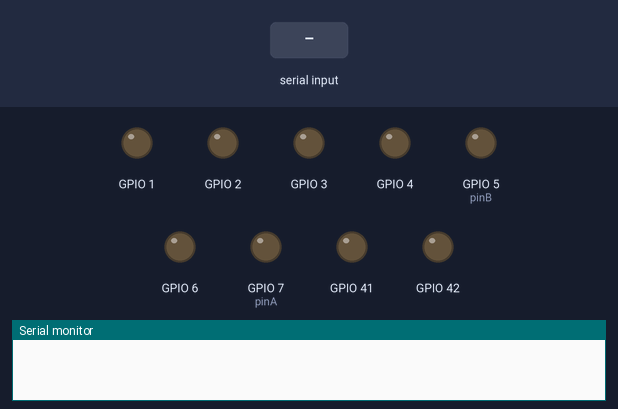
Simulated run of this program. Board: ESP32-S3. On the bench: output pins drawn as LEDs (lit = HIGH), the last lines printed to the serial monitor. Inputs (shaded band) come from the test bench.

Above: at 1.2 s.
1.3 s: "f\n" received over Serial
At 2.3 s:
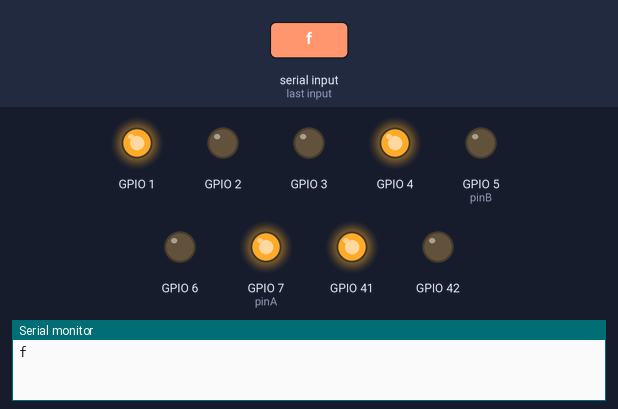
2.8 s: "b\n" received over Serial
At 3.4 s:
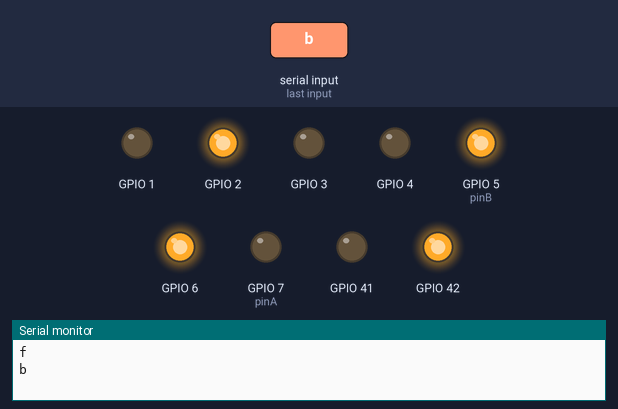
4.3 s: "l\n" received over Serial
At 4.6 s:
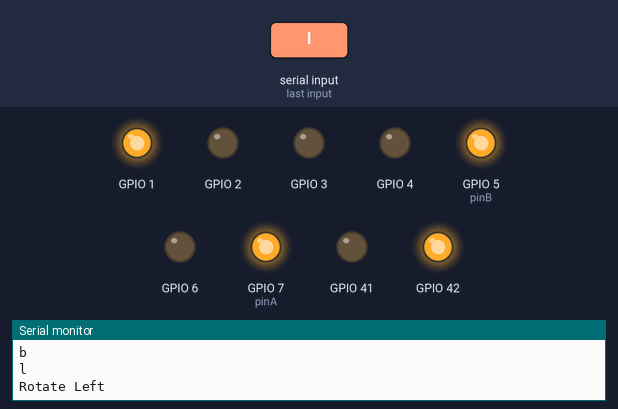
5.8 s: "r\n" received over Serial
At 6.9 s:
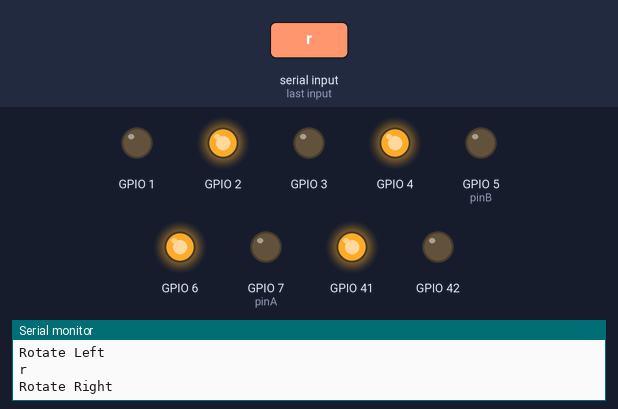
7.3 s: "c\n" received over Serial
At 8.1 s:
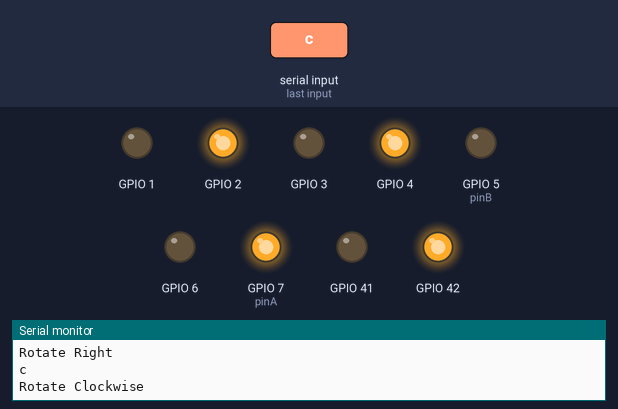
8.8 s: "o\n" received over Serial
At 9.2 s:
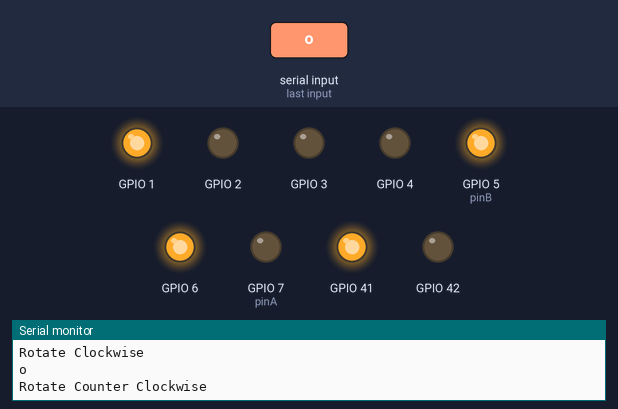
Timing chart, 0 to 11.3 s (numbered marks = the images above; inputs shaded):
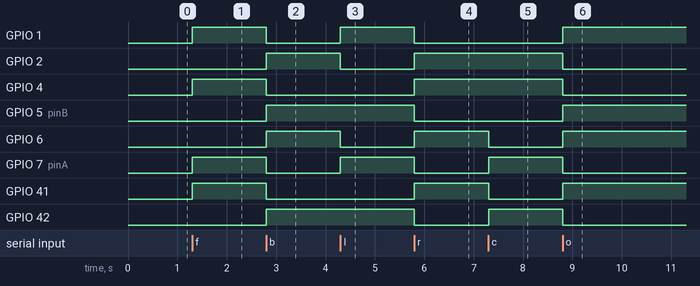

The program:

main.cpp
```cpp
#include <Arduino.h>
#include <drive.h>

void setup()
{
  Serial.begin(115200);
  Serial.setTimeout(100);
}

void Stop()
{
  arm.stop();
  leftFront.stop();
  leftBack.stop();
  rightFront.stop();
  rightBack.stop();
  Serial.println("STOP");
  delay(500);
}

void readSerial()
{
  if (Serial.available())
  {
    String s = Serial.readStringUntil('\n');
    s.trim();
    char op = s[0];
    Serial.println(op);

    if (op == 'f')
    {
      MoveFwd(defaultSpeed);
    }
    else if (op == 'b')
    {
      MoveBack(defaultSpeed);
    }
    else if (op == 'l')
    {
      MoveLeft(defaultSpeed);
    }
    else if (op == 'r')
    {
      MoveRight(defaultSpeed);
    }
    else if (op == 'c')
    {
      RotateClockwise(defaultSpeed);
    }
    else if (op == 'o')
    {
      RotateCounterClockwise(defaultSpeed);
    }

    else if (op == 'u')
    {
      LiftArm(defaultSpeed);
    }
    else if (op == 'd')
    {
      LowerArm(defaultSpeed);
    }
    else if (op == 'a')
    {
      ArmClockwise(defaultSpeed);
    }
    else if (op == 'd')
    {
      ArmCounterClockwise(defaultSpeed);
    }
    else if (op == 'e')
    {
      rotate.setEnable(!rotate.enable);
    }

    else if (op == 's')
    {
      Stop();
    }
  }
}

void loop()
{
  readSerial();
}
```

drive.h
```cpp
#include <Arduino.h>
#include <motor.h>
#include <stepper.h>

Motor rightFront(1, 2);
Motor rightBack(41, 42);

Motor leftFront(4, 5);
Motor leftBack(7, 6);

Motor arm(1, 2);
Stepper rotate(1, 2, 3);

int defaultSpeed = 255;

void MoveFwd(int speed)
{
  rightFront.move(speed, 1);
  rightBack.move(speed, 1);
  leftFront.move(speed, 1);
  leftBack.move(speed, 1);
}

void MoveBack(int speed)
{
  rightFront.move(speed, 0);
  rightBack.move(speed, 0);
  leftFront.move(speed, 0);
  leftBack.move(speed, 0);
}

void MoveRight(int speed)
{
  rightFront.move(speed, 0);
  rightBack.move(speed, 1);
  leftFront.move(speed, 1);
  leftBack.move(speed, 0);
  Serial.println("Rotate Right");
}

void MoveLeft(int speed)
{
  rightFront.move(speed, 1);
  rightBack.move(speed, 0);
  leftFront.move(speed, 0);
  leftBack.move(speed, 1);
  Serial.println("Rotate Left");
}

void RotateClockwise(int speed)
{
  rightFront.move(speed, 0);
  rightBack.move(speed, 0);
  leftFront.move(speed, 1);
  leftBack.move(speed, 1);

  Serial.println("Rotate Clockwise");
}

void RotateCounterClockwise(int speed)
{
  rightFront.move(speed, 1);
  rightBack.move(speed, 1);
  leftFront.move(speed, 0);
  leftBack.move(speed, 0);
  Serial.println("Rotate Counter Clockwise");
}

void LiftArm(int speed)
{
  arm.move(speed, 1);
  Serial.println("Lift Arm");
}

void LowerArm(int speed)
{
  arm.move(speed, 0);
  Serial.println("Lower Arm");
}

void ArmClockwise(int steps)
{
  rotate.move(steps, 1);
  Serial.println("Rotate Arm Clockwise");
}

void ArmCounterClockwise(int steps)
{
  rotate.move(steps, 0);
  Serial.println("Rotate Arm Counter Clockwise");
}
```

motor.h
```cpp
#include <Arduino.h>

class Motor
{
public:
    int pinA = 7;
    int pinB = 5;

    Motor(int pinA, int pinB)
    {
        this->pinA = pinA;
        this->pinB = pinB;

        pinMode(pinA, OUTPUT);
        pinMode(pinB, OUTPUT);
        stop();
    }

    void move(int speed, bool direction)
    {
        digitalWrite(pinA, direction);
        digitalWrite(pinB, !direction);
    }

    void stop()
    {
        digitalWrite(pinA, LOW);
        digitalWrite(pinB, LOW);
    }

    void moveFor(int speed, bool direction, int time)
    {
        move(speed, direction);
        delay(time);
        stop();
    }
};
```

stepper.h
```cpp
#include <Arduino.h>

class Stepper
{
public:
    int speed = 500;
    bool enable = false;
    bool direction = false;
    int stepPin = 7;
    int dirPin = 5;
    int enPin = 9;

    Stepper(int enPin, int stepPin, int dirPin)
    {
        this->stepPin = stepPin;
        this->dirPin = dirPin;
        this->enPin = enPin;

        pinMode(stepPin, OUTPUT);
        pinMode(dirPin, OUTPUT);
        pinMode(enPin, OUTPUT);
        digitalWrite(enPin, LOW); // Enable the motor driver
    }

    void move(int steps, bool direction)
    {
        digitalWrite(stepPin, direction);
        for (int i = 0; i < steps; i++)
        {
            digitalWrite(stepPin, HIGH);
            delayMicroseconds(speed);
            digitalWrite(stepPin, LOW);
            delayMicroseconds(speed);
        }
        Serial.print("Moved ");
    }

    void setSpeed(int speedIn)
    {
        if (speedIn > 0 && speedIn < 10000)
        {
            speed = speedIn;
            Serial.println(speed);
        }
        else
        {
            Serial.println("Invalid speed. Must be between 1 and 10000.");
        }
    }

    void setEnable(bool en)
    {
        enable = en;
        digitalWrite(enPin, enable ? LOW : HIGH);
        Serial.print("Motor ");
        Serial.println(enable ? "enabled" : "disabled");
    }
};
```

Measured:
- after the input at 1.3 s, GPIO 1, GPIO 4, GPIO 7 (pinA), GPIO 41: LOW → HIGH at once
- after the input at 2.8 s, GPIO 1, GPIO 4, GPIO 7 (pinA), GPIO 41: HIGH → LOW at once; GPIO 2, GPIO 5 (pinB), GPIO 6, GPIO 42: LOW → HIGH at once
- after the input at 4.3 s, GPIO 1, GPIO 7 (pinA): LOW → HIGH at once; GPIO 2, GPIO 6: HIGH → LOW at once
- after the input at 5.8 s, GPIO 1, GPIO 5 (pinB), GPIO 7 (pinA), GPIO 42: HIGH → LOW at once; GPIO 2, GPIO 4, GPIO 6, GPIO 41: LOW → HIGH at once
- after the input at 7.3 s, GPIO 6, GPIO 41: HIGH → LOW at once; GPIO 7 (pinA), GPIO 42: LOW → HIGH at once
- after the input at 8.8 s, GPIO 1, GPIO 5 (pinB), GPIO 6, GPIO 41: LOW → HIGH at once; GPIO 2, GPIO 4, GPIO 7 (pinA), GPIO 42: HIGH → LOW at once
